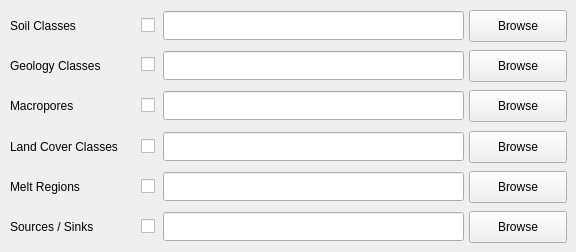
   <widget class="QWidget" name="tab_2">
    <attribute name="title">
     <string> Soil, Geology, Land Cover </string>
    </attribute>
    <widget class="QLabel" name="textLabelGeologyClasses">
     <property name="geometry">
      <rect>
       <x>10</x>
       <y>50</y>
       <width>121</width>
       <height>31</height>
      </rect>
     </property>
     <property name="text">
      <string>Geology Classes</string>
     </property>
    </widget>
    <widget class="QLabel" name="textLabelSoilClasses">
     <property name="geometry">
      <rect>
       <x>10</x>
       <y>10</y>
       <width>111</width>
       <height>31</height>
      </rect>
     </property>
     <property name="text">
      <string>Soil Classes</string>
     </property>
    </widget>
    <widget class="QPushButton" name="pushButtonGeologyClassesFile">
     <property name="geometry">
      <rect>
       <x>469</x>
       <y>50</y>
       <width>98</width>
       <height>32</height>
      </rect>
     </property>
     <property name="text">
      <string>Browse</string>
     </property>
     <property name="checkable">
      <bool>false</bool>
     </property>
     <property name="autoDefault">
      <bool>false</bool>
     </property>
     <property name="flat">
      <bool>false</bool>
     </property>
    </widget>
    <widget class="QLineEdit" name="lineEditMacroporesFile">
     <property name="geometry">
      <rect>
       <x>163</x>
       <y>91</y>
       <width>301</width>
       <height>29</height>
      </rect>
     </property>
     <property name="font">
      <font>
       <pointsize>14</pointsize>
       <weight>75</weight>
       <bold>true</bold>
      </font>
     </property>
     <property name="alignment">
      <set>Qt::AlignRight|Qt::AlignTrailing|Qt::AlignVCenter</set>
     </property>
    </widget>
    <widget class="QLabel" name="textLabelLandCoverClasses">
     <property name="geometry">
      <rect>
       <x>10</x>
       <y>131</y>
       <width>131</width>
       <height>31</height>
      </rect>
     </property>
     <property name="text">
      <string>Land Cover Classes</string>
     </property>
    </widget>
    <widget class="QPushButton" name="pushButtonLandCoverClassesFile">
     <property name="geometry">
      <rect>
       <x>469</x>
       <y>131</y>
       <width>98</width>
       <height>32</height>
      </rect>
     </property>
     <property name="text">
      <string>Browse</string>
     </property>
     <property name="checkable">
      <bool>false</bool>
     </property>
     <property name="autoDefault">
      <bool>false</bool>
     </property>
     <property name="flat">
      <bool>false</bool>
     </property>
    </widget>
    <widget class="QLineEdit" name="lineEditSoilClassesFile">
     <property name="geometry">
      <rect>
       <x>163</x>
       <y>11</y>
       <width>301</width>
       <height>29</height>
      </rect>
     </property>
     <property name="font">
      <font>
       <pointsize>14</pointsize>
       <weight>75</weight>
       <bold>true</bold>
      </font>
     </property>
     <property name="alignment">
      <set>Qt::AlignRight|Qt::AlignTrailing|Qt::AlignVCenter</set>
     </property>
    </widget>
    <widget class="QPushButton" name="pushButtonMeltRegionsFile">
     <property name="geometry">
      <rect>
       <x>469</x>
       <y>171</y>
       <width>98</width>
       <height>32</height>
      </rect>
     </property>
     <property name="text">
      <string>Browse</string>
     </property>
     <property name="checkable">
      <bool>false</bool>
     </property>
     <property name="autoDefault">
      <bool>false</bool>
     </property>
     <property name="flat">
      <bool>false</bool>
     </property>
    </widget>
    <widget class="QLabel" name="textLabelMacropores">
     <property name="geometry">
      <rect>
       <x>10</x>
       <y>90</y>
       <width>111</width>
       <height>31</height>
      </rect>
     </property>
     <property name="text">
      <string>Macropores</string>
     </property>
    </widget>
    <widget class="QLabel" name="textLabelMeltRegions">
     <property name="geometry">
      <rect>
       <x>10</x>
       <y>171</y>
       <width>111</width>
       <height>31</height>
      </rect>
     </property>
     <property name="text">
      <string>Melt Regions</string>
     </property>
    </widget>
    <widget class="QLineEdit" name="lineEditGeologyClassesFile">
     <property name="geometry">
      <rect>
       <x>163</x>
       <y>51</y>
       <width>301</width>
       <height>29</height>
      </rect>
     </property>
     <property name="font">
      <font>
       <pointsize>14</pointsize>
       <weight>75</weight>
       <bold>true</bold>
      </font>
     </property>
     <property name="alignment">
      <set>Qt::AlignRight|Qt::AlignTrailing|Qt::AlignVCenter</set>
     </property>
    </widget>
    <widget class="QLineEdit" name="lineEditMeltRegionsFile">
     <property name="geometry">
      <rect>
       <x>163</x>
       <y>172</y>
       <width>301</width>
       <height>29</height>
      </rect>
     </property>
     <property name="font">
      <font>
       <pointsize>14</pointsize>
       <weight>75</weight>
       <bold>true</bold>
      </font>
     </property>
     <property name="alignment">
      <set>Qt::AlignRight|Qt::AlignTrailing|Qt::AlignVCenter</set>
     </property>
    </widget>
    <widget class="QPushButton" name="pushButtonSoilClassesFile">
     <property name="geometry">
      <rect>
       <x>469</x>
       <y>10</y>
       <width>98</width>
       <height>32</height>
      </rect>
     </property>
     <property name="text">
      <string>Browse</string>
     </property>
     <property name="checkable">
      <bool>false</bool>
     </property>
     <property name="autoDefault">
      <bool>false</bool>
     </property>
     <property name="flat">
      <bool>false</bool>
     </property>
    </widget>
    <widget class="QPushButton" name="pushButtonMacroporesFile">
     <property name="geometry">
      <rect>
       <x>469</x>
       <y>90</y>
       <width>98</width>
       <height>32</height>
      </rect>
     </property>
     <property name="text">
      <string>Browse</string>
     </property>
     <property name="checkable">
      <bool>false</bool>
     </property>
     <property name="autoDefault">
      <bool>false</bool>
     </property>
     <property name="flat">
      <bool>false</bool>
     </property>
    </widget>
    <widget class="QLineEdit" name="lineEditLandCoverClassesFile">
     <property name="geometry">
      <rect>
       <x>163</x>
       <y>132</y>
       <width>301</width>
       <height>29</height>
      </rect>
     </property>
     <property name="font">
      <font>
       <pointsize>14</pointsize>
       <weight>75</weight>
       <bold>true</bold>
      </font>
     </property>
     <property name="alignment">
      <set>Qt::AlignRight|Qt::AlignTrailing|Qt::AlignVCenter</set>
     </property>
    </widget>
    <widget class="QLineEdit" name="lineEditSourcesSinksFile">
     <property name="geometry">
      <rect>
       <x>163</x>
       <y>212</y>
       <width>301</width>
       <height>29</height>
      </rect>
     </property>
     <property name="font">
      <font>
       <pointsize>14</pointsize>
       <weight>75</weight>
       <bold>true</bold>
      </font>
     </property>
     <property name="alignment">
      <set>Qt::AlignRight|Qt::AlignTrailing|Qt::AlignVCenter</set>
     </property>
    </widget>
    <widget class="QLabel" name="textLabelSourcesSinks">
     <property name="geometry">
      <rect>
       <x>10</x>
       <y>211</y>
       <width>121</width>
       <height>31</height>
      </rect>
     </property>
     <property name="text">
      <string>Sources / Sinks</string>
     </property>
    </widget>
    <widget class="QPushButton" name="pushButtonSourcesSinksFile">
     <property name="geometry">
      <rect>
       <x>469</x>
       <y>211</y>
       <width>98</width>
       <height>32</height>
      </rect>
     </property>
     <property name="text">
      <string>Browse</string>
     </property>
     <property name="checkable">
      <bool>false</bool>
     </property>
     <property name="autoDefault">
      <bool>false</bool>
     </property>
     <property name="flat">
      <bool>false</bool>
     </property>
    </widget>
    <widget class="QCheckBox" name="checkBoxSoilClasses">
     <property name="geometry">
      <rect>
       <x>141</x>
       <y>14</y>
       <width>16</width>
       <height>23</height>
      </rect>
     </property>
     <property name="text">
      <string/>
     </property>
    </widget>
    <widget class="QCheckBox" name="checkBoxGeologyClasses">
     <property name="geometry">
      <rect>
       <x>141</x>
       <y>53</y>
       <width>16</width>
       <height>23</height>
      </rect>
     </property>
     <property name="text">
      <string/>
     </property>
    </widget>
    <widget class="QCheckBox" name="checkBoxMacropores">
     <property name="geometry">
      <rect>
       <x>141</x>
       <y>94</y>
       <width>16</width>
       <height>23</height>
      </rect>
     </property>
     <property name="text">
      <string/>
     </property>
    </widget>
    <widget class="QCheckBox" name="checkBoxLandCoverClasses">
     <property name="geometry">
      <rect>
       <x>141</x>
       <y>135</y>
       <width>16</width>
       <height>23</height>
      </rect>
     </property>
     <property name="text">
      <string/>
     </property>
    </widget>
    <widget class="QCheckBox" name="checkBoxMeltRegions">
     <property name="geometry">
      <rect>
       <x>141</x>
       <y>175</y>
       <width>16</width>
       <height>23</height>
      </rect>
     </property>
     <property name="text">
      <string/>
     </property>
    </widget>
    <widget class="QCheckBox" name="checkBoxSourcesSinks">
     <property name="geometry">
      <rect>
       <x>141</x>
       <y>215</y>
       <width>16</width>
       <height>23</height>
      </rect>
     </property>
     <property name="text">
      <string/>
     </property>
    </widget>
   </widget>
